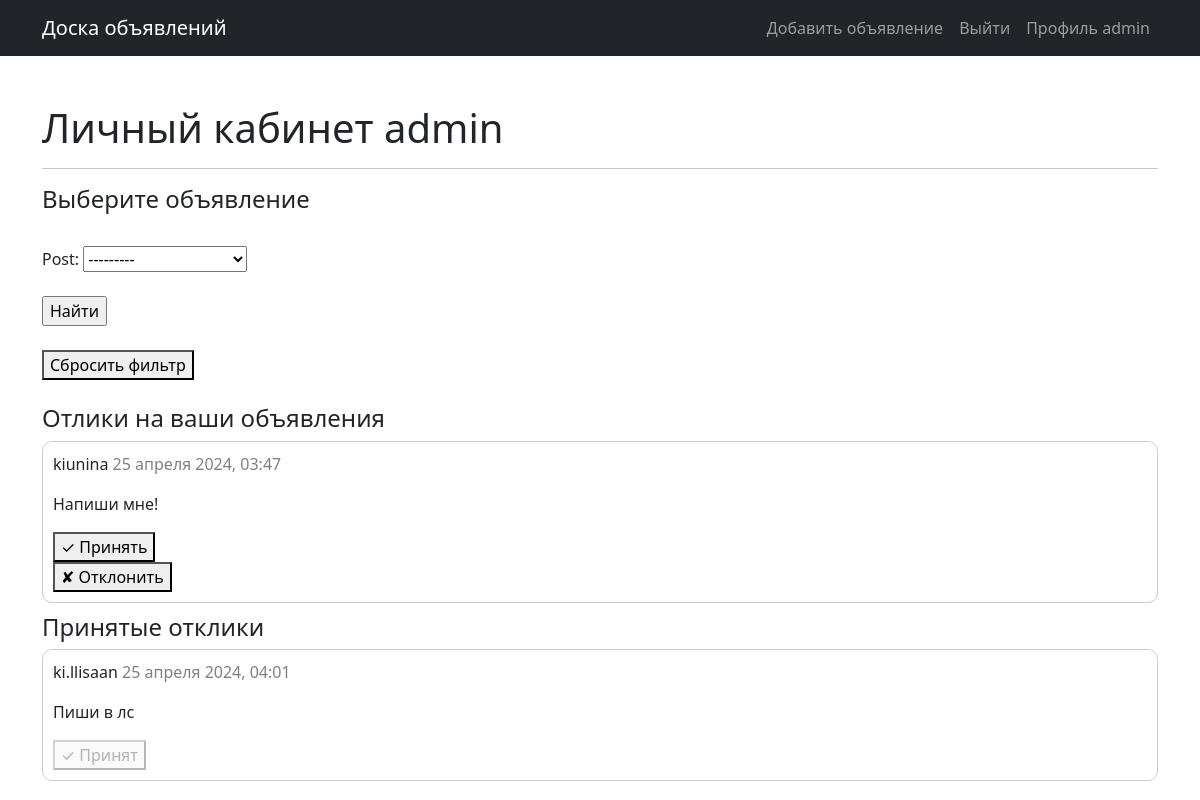
The app's page /personal/ (signed in) with its own data.
### mmo/models.py (models this page shows, shortened)
class User(AbstractUser):
    code = models.CharField(max_length=15, blank=True, null=True)

class Response(models.Model):
    user = models.ForeignKey(User, on_delete=models.CASCADE)
    post = models.ForeignKey(Post, on_delete=models.CASCADE)
    text = models.TextField()
    date_in = models.DateTimeField(auto_now_add=True)
    status = models.BooleanField(default=False)

### mmo/views.py (the view)
# urls.py: path('personal/', Personal.as_view(), name='personal'),
class Personal(LoginRequiredMixin, TemplateView):
    template_name = 'pesonal.html'
    def get_context_data(self, **kwargs):
        context = super().get_context_data(**kwargs)
        queryset = Response.objects.filter(post__user=self.request.user)
        context['filterset'] = PostFilter(self.request.GET, queryset=queryset, request=self.request.user.pk)
        return context

### mmo/models.py (called while the page is built)
    def __str__(self):
        return self.title

### templates/pesonal.html (shortened to what this page needs)
{% extends 'default.html' %}
{% block content %}
<h1>Личный кабинет {{ user.username }}</h1>
<hr>
<h4>Выберите объявление</h4>
<br>
<form action="" method="get">
    {{ filterset.form }}
    <br>
    <input type="submit" value="Найти">
</form>
<br>
<button><a href="/personal" style="color: inherit; text-decoration: none;">Сбросить фильтр</a></button>
<br>
<br>
<h4>Отлики на ваши объявления</h4>
{% for r in filterset.qs %}
    {% if not r.status %}
        <div style="border: 1px solid #ccc; border-radius: 10px; padding: 10px; margin-bottom: 10px;">
            <p>{{ r.user }} <a href="{% url 'post' r.post.pk %}" style="color: grey; text-decoration: none;"> {{ r.date_in|date:"d E Y, H:i" }}</a></p>
            <p>{{ r.text }}</p>
            <form action="{% url 'accept_response' r.pk %}" method="post">
                <button type="submit">✓ Принять</button>
            </form>
            <form action="{% url 'deny_response' r.pk %}" method="post">
                <button type="submit">✘ Отклонить</button>
            </form>
        </div>
    {% endif %}
{% endfor %}
<h4>Принятые отклики</h4>
{% for r in filterset.qs %}
    {% if r.status %}
        <div style="border: 1px solid #ccc; border-radius: 10px; padding: 10px; margin-bottom: 10px;">
            <p>{{ r.user }} <a href="{% url 'post' r.post.pk %}" style="color: grey; text-decoration: none;"> {{ r.date_in|date:"d E Y, H:i" }}</a></p>
            <p>{{ r.text }}</p>
            <button type="button" disabled>✓ Принят</button>
        </div>
    {% endif %}
{% endfor %}
{% endblock %}

### templates/default.html (shortened to what this page needs)
<!DOCTYPE html>
{% load static %}
<html lang="en">
    <head>
        <link href="{% static 'css/styles.css'%}" rel="stylesheet" />
    </head>
    <body>
        <nav class="navbar navbar-expand-lg navbar-dark bg-dark">
            <div class="container">
                <a class="navbar-brand" href="{% url 'posts_list' %}">Доска объявлений</a>
                <div class="collapse navbar-collapse" id="navbarSupportedContent">
                    <ul class="navbar-nav ms-auto mb-2 mb-lg-0">
                        {% if user.is_authenticated %}
                            <li class="nav-item"><a class="nav-link" href="{% url 'post_create' %}">Добавить объявление</a></li>
                            <li class="nav-item"><a class="nav-link" href="{% url 'logout_confirm' %}">Выйти</a></li>
                            <a class="nav-link" id="navbarDropdown" href="{% url 'personal' %}" role="button" data-bs-toggle="dropdown" aria-expanded="false">Профиль {{ user }}</a>
                        {% else %}
                            <li class="nav-item"><a class="nav-link" href="{% url 'login' %}">Войти</a></li>
                        {% endif %}
                    </ul>
                </div>
            </div>
        </nav>
        <div class="container mt-5">
            <div class="row">
                <div class="col">
                    {% block content %} {% endblock %}
                </div>
            </div>
        </div>
    </body>
</html>

### records on screen
User: username "admin"
Response: user "kiunina", date_in "25 апреля 2024, 03:47", text "Напиши мне!"
Response: user "ki.llisaan", date_in "25 апреля 2024, 04:01", text "Пиши в лс"
